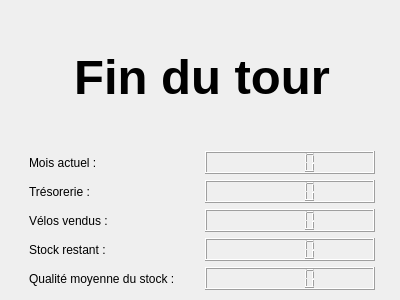
<?xml version="1.0" encoding="UTF-8"?>
<ui version="4.0">
 <class>LoadingWindow</class>
 <widget class="QWidget" name="LoadingWindow">
  <property name="geometry">
   <rect>
    <x>0</x>
    <y>0</y>
    <width>400</width>
    <height>300</height>
   </rect>
  </property>
  <property name="windowTitle">
   <string>Loading</string>
  </property>
  <widget class="QWidget" name="verticalLayoutWidget">
   <property name="geometry">
    <rect>
     <x>9</x>
     <y>9</y>
     <width>386</width>
     <height>281</height>
    </rect>
   </property>
   <layout class="QVBoxLayout" name="verticalLayout" stretch="2,0">
    <property name="leftMargin">
     <number>20</number>
    </property>
    <property name="rightMargin">
     <number>20</number>
    </property>
    <item>
     <widget class="QLabel" name="finDuTour">
      <property name="font">
       <font>
        <pointsize>37</pointsize>
        <weight>75</weight>
        <bold>true</bold>
       </font>
      </property>
      <property name="text">
       <string>Fin du tour</string>
      </property>
      <property name="textFormat">
       <enum>Qt::AutoText</enum>
      </property>
      <property name="alignment">
       <set>Qt::AlignCenter</set>
      </property>
     </widget>
    </item>
    <item>
     <layout class="QGridLayout" name="gridLayout">
      <item row="4" column="1">
       <widget class="QLCDNumber" name="lcd_qualite"/>
      </item>
      <item row="1" column="0">
       <widget class="QLabel" name="label_tresorerie">
        <property name="text">
         <string>Trésorerie :</string>
        </property>
       </widget>
      </item>
      <item row="1" column="1">
       <widget class="QLCDNumber" name="lcd_tresorerie"/>
      </item>
      <item row="3" column="0">
       <widget class="QLabel" name="label_stock">
        <property name="text">
         <string>Stock restant :</string>
        </property>
       </widget>
      </item>
      <item row="4" column="0">
       <widget class="QLabel" name="label_qualite">
        <property name="text">
         <string>Qualité moyenne du stock : </string>
        </property>
       </widget>
      </item>
      <item row="2" column="0">
       <widget class="QLabel" name="label_ventes">
        <property name="text">
         <string>Vélos vendus :</string>
        </property>
       </widget>
      </item>
      <item row="3" column="1">
       <widget class="QLCDNumber" name="lcd_stock"/>
      </item>
      <item row="2" column="1">
       <widget class="QLCDNumber" name="lcd_ventes"/>
      </item>
      <item row="0" column="0">
       <widget class="QLabel" name="label_mois">
        <property name="text">
         <string>Mois actuel : </string>
        </property>
       </widget>
      </item>
      <item row="0" column="1">
       <widget class="QLCDNumber" name="lcd_mois">
        <property name="enabled">
         <bool>true</bool>
        </property>
        <property name="font">
         <font>
          <pointsize>13</pointsize>
          <weight>75</weight>
          <bold>true</bold>
         </font>
        </property>
        <property name="digitCount">
         <number>5</number>
        </property>
       </widget>
      </item>
     </layout>
    </item>
   </layout>
  </widget>
 </widget>
 <resources/>
 <connections/>
</ui>
